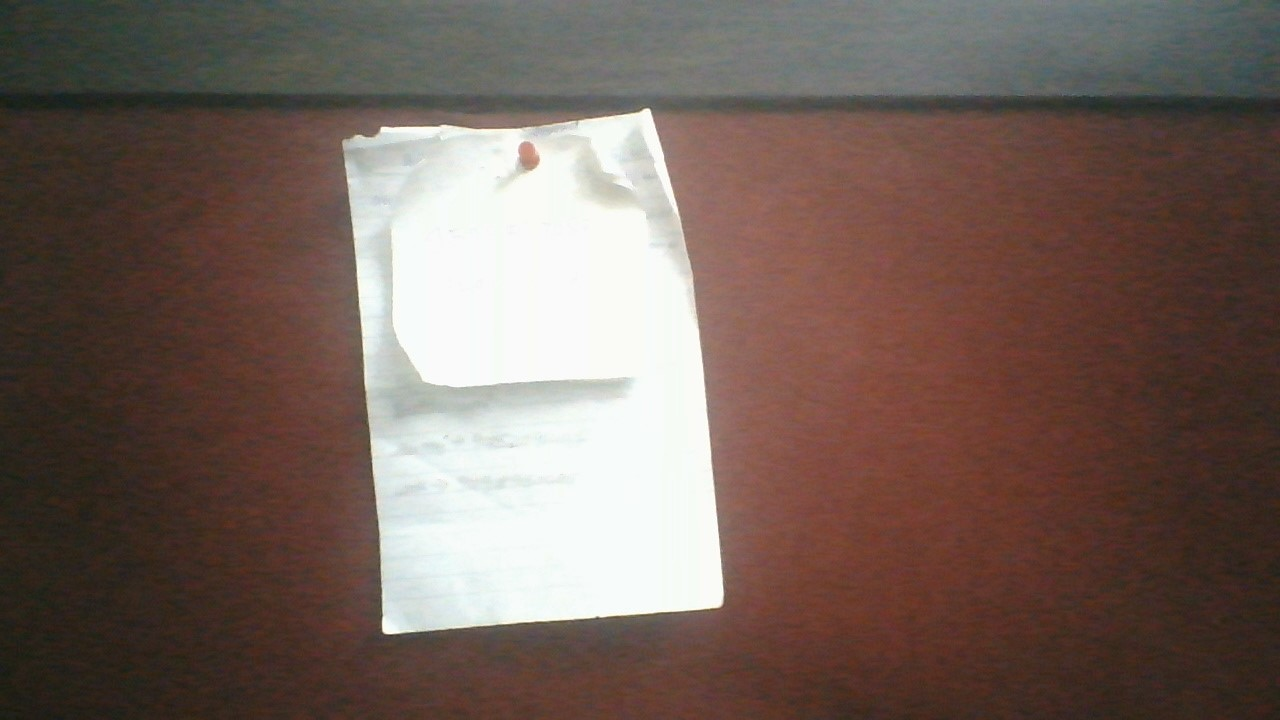
#> input picture 1ft.jpg, 1280 x 720 px
$ python distance_to_camera.py   (older library calls are emulated)
#> lines starting #> are read from the running program, lines starting #| are printed output that depends on the picture; after the words box and inside, x2 and y2 are one past the last pixel; in counts of white or black regions, pixels touching at a corner belong together; long printed decimals are rounded
#> further down, image is the input picture: shape (720, 1280, 3); mean B, G, R 90, 97.6, 115.4
# -*- coding: utf-8 -*-
"""
 Most of this was from Adrian Rosebrock's post on pyimagesearch to figure out
 the focal distance of my Laptop's camera.
 https://gplinks.in/distance

Created on Wed Dec 20 12:14:18 2019

@author: Animesh
"""
# import the necessary packages
import numpy as np
import imutils
import cv2

def find_marker(image):
	# convert the image to grayscale, blur it, and detect edges
	gray = cv2.cvtColor(image, cv2.COLOR_BGR2GRAY)
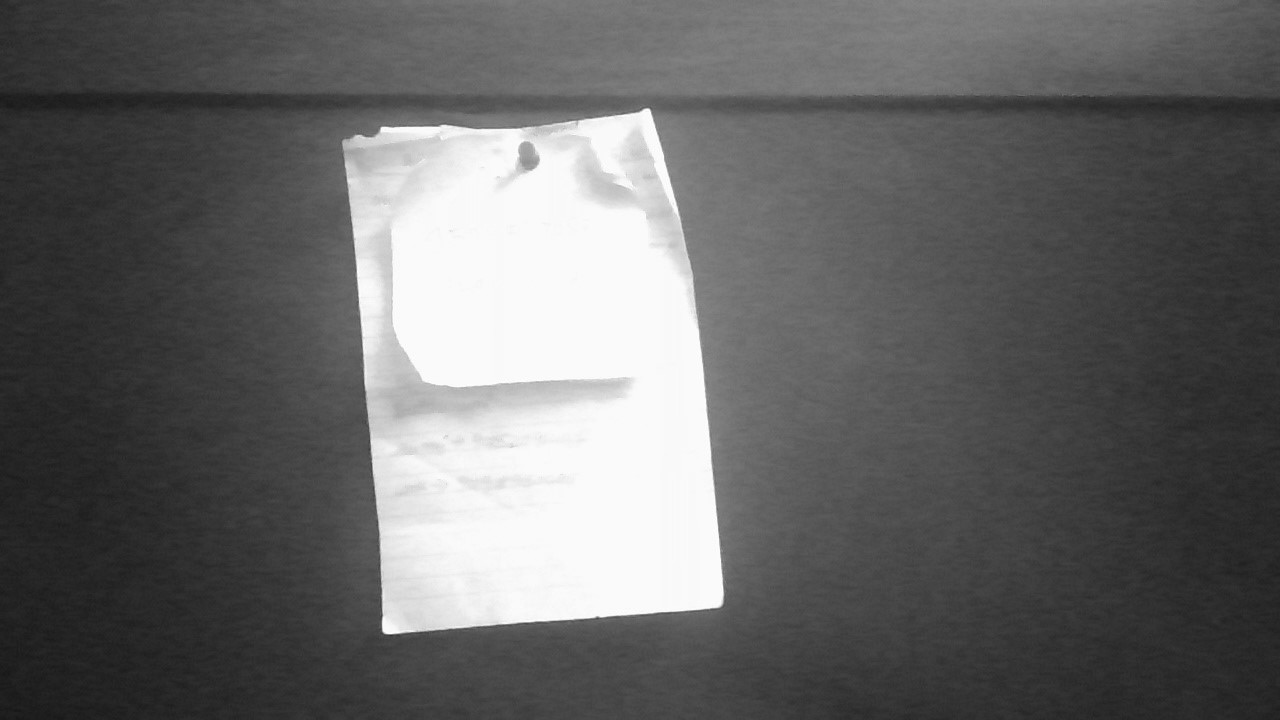
#> gray: shape (720, 1280); min 23, max 255, mean 102.1
	gray = cv2.GaussianBlur(gray, (5, 5), 0)
	edged = cv2.Canny(gray, 35, 100)
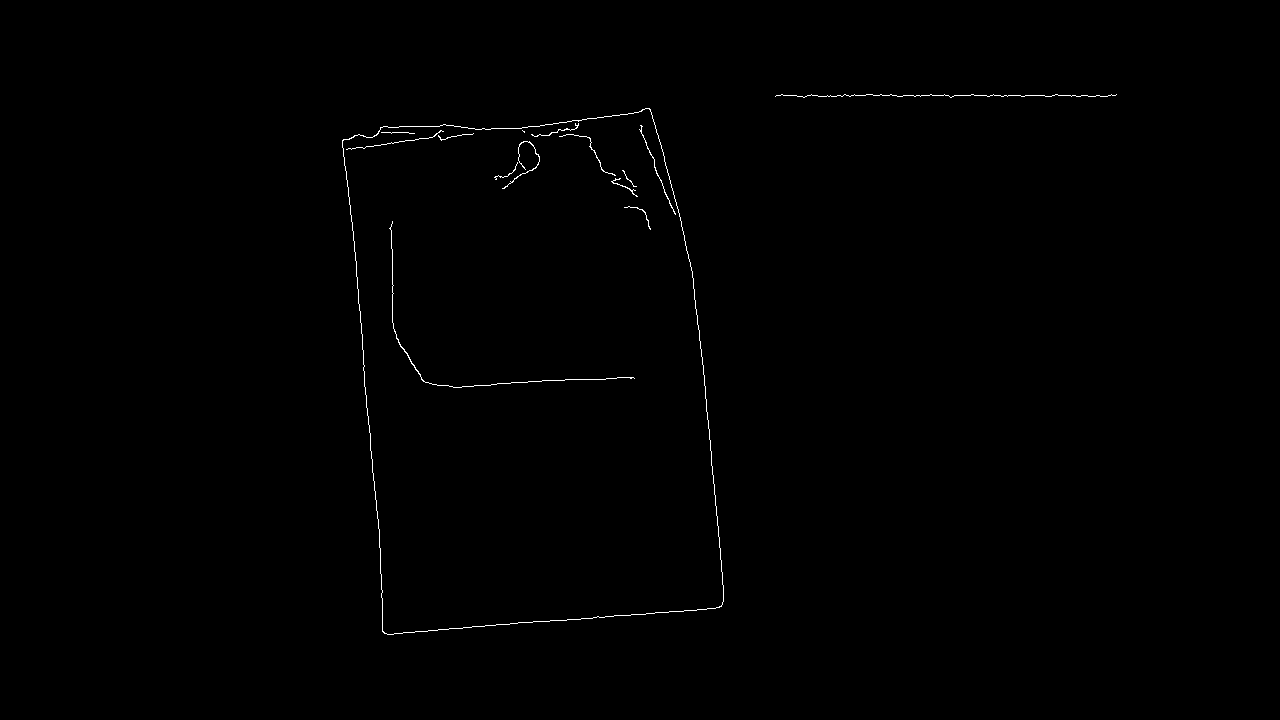
#> edged: shape (720, 1280); 0.34% white in thin lines or dots, all inside (x1, y1, x2, y2) = (342, 94, 1117, 635)

	# find the contours in the edged image and keep the largest one;
	# we'll assume that this is our piece of paper in the image
	cnts = cv2.findContours(edged, cv2.RETR_LIST, cv2.CHAIN_APPROX_SIMPLE)
#> cnts = 16 contours, 11 with area under 20; largest, box (x1, y1, x2, y2) and area: (342, 108, 724, 635) 166177, (342, 108, 724, 635) 166157, (389, 221, 635, 388) 30, (502, 141, 540, 189) 26, (639, 125, 676, 215) 24
	cnts = imutils.grab_contours(cnts)
	c = max(cnts, key = cv2.contourArea)
#> c = contour of 392 points, box (x1, y1, x2, y2) (342, 108, 724, 635), area 166177

	# compute the bounding box of the of the paper region and return it
	return cv2.minAreaRect(c)

def distance_to_camera(knownWidth, focalLength, perWidth):
	# compute and return the distance from the marker to the camera
	return (knownWidth * focalLength) / perWidth

# initialize the known distance from the camera to the object, which
# in this case is 12 inches
KNOWN_DISTANCE = 12.0

# initialize the known object width, which in this case, the piece of
# paper is 9 inches wide
KNOWN_WIDTH = 9.0

# load the  image that contains an object that is KNOWN TO BE 1 foot from camera
# for best results, use your own captured image.
image = cv2.imread("1ft.jpg")

# find the paper marker in the image
marker = find_marker(image)
#> marker = ((532.7, 368.6), (343.7, 508.1), -4.72)

# initialize the focal length
focalLength = (marker[1][0] * KNOWN_DISTANCE) / KNOWN_WIDTH
#> focalLength = 458.3
print('Focal Length of camera: ', focalLength)
#| Focal Length of camera:  458.272

# compute the distance to the marker from the camera
inches = distance_to_camera(KNOWN_WIDTH, focalLength, marker[1][0])
#> inches = 12

# draw a bounding box around the image and display it
box = cv2.cv.BoxPoints(marker) if imutils.is_cv2() else cv2.boxPoints(marker)
#> box = ((382.4, 635.9), (340.6, 129.5), (683.1, 101.2), (724.9, 607.6))
box = np.int0(box)
#> box = [[382, 635], [340, 129], [683, 101], [724, 607]]
cv2.drawContours(image, [box], 0, (0, 255, 0), 2)

cv2.putText(image, "F=%.1f"%focalLength,
	(image.shape[1] - 200,40), cv2.FONT_HERSHEY_SIMPLEX,
	1.5, (0, 255, 0), 3)

cv2.putText(image, "%.2f ft" % (inches / 12),
	(image.shape[1] - 170, image.shape[0] - 10), cv2.FONT_HERSHEY_SIMPLEX,
	1.5, (0, 255, 0), 3)
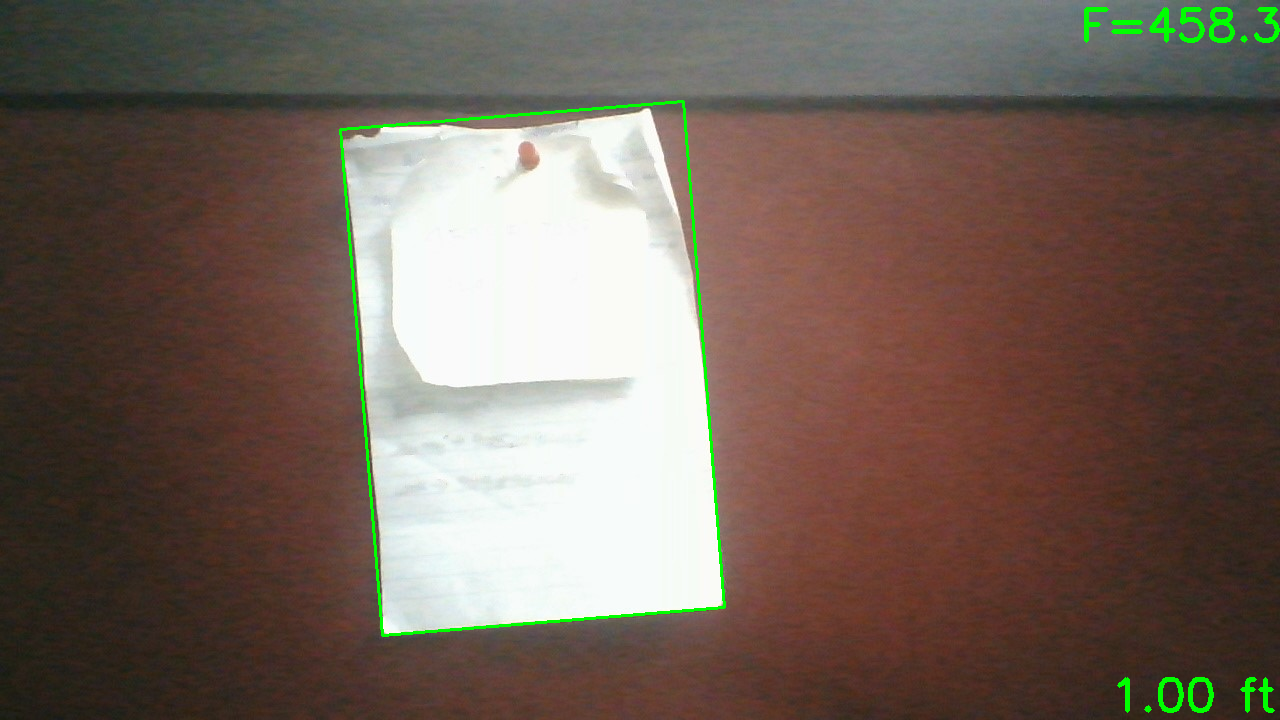
#> image: shape (720, 1280, 3); mean B, G, R 89.1, 99.1, 114.3

# display the image
cv2.imshow("Focal", image)
cv2.waitKey(0)

# close all windows
cv2.destroyAllWindows()
